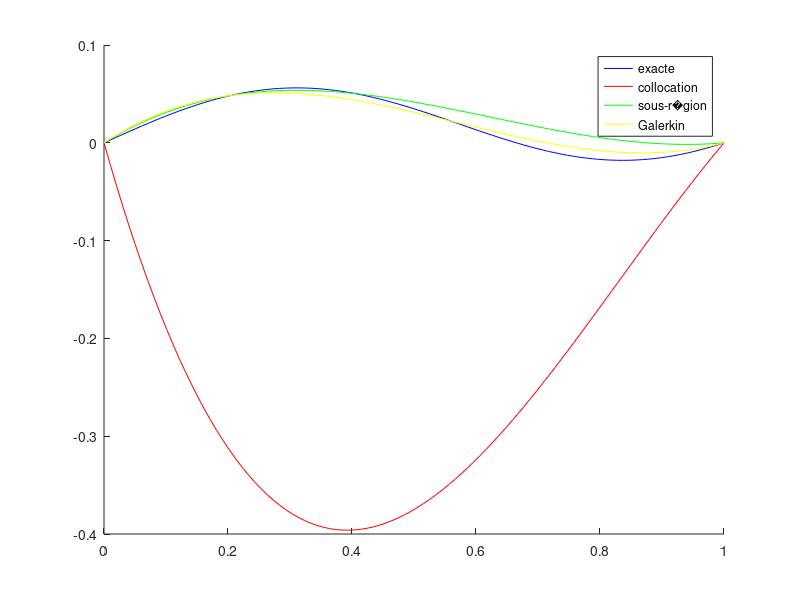

Recreate this plot in MATLAB.
function residusx
x=linspace(0,1,100);
%D�finition des fonctions d'expansion
u1=x.*(1-x);u2=(x.^2).*(1-x);
%Solution exacte
y=(1/30)*(x-((sin(sqrt(30)*x))/(sin(sqrt(30)))));
%Collocation
y1=(-9/4).*u1+(3/2).*u2;
%Sous-r�gion
y2=(7/18).*u1-(4/9).*u2;
%Galerkin
y3=(5/12).*u1-(7/12).*u2;
hold on
plot(x,y,'b')
plot(x,y1,'r')
plot(x,y2,'g')
plot(x,y3,'y')
legend('exacte','collocation','sous-r�gion','Galerkin')
hold off

% Create the results directory if it doesn't exist
if ~exist('results/residusx', 'dir')
    mkdir('results/residusx');
end

% Base filename for the plot
baseFilename = 'results/residusx/residusx_plot.png';
filename = baseFilename;
count = 1;

% Check if the file exists and update the filename with a count
while exist(filename, 'file')
    filename = sprintf('results/residusx/residusx_plot_%d.png', count);
    count = count + 1;
end

% Save the plot to a file
saveas(gcf, filename);

% Close the figure
close(gcf);
end
